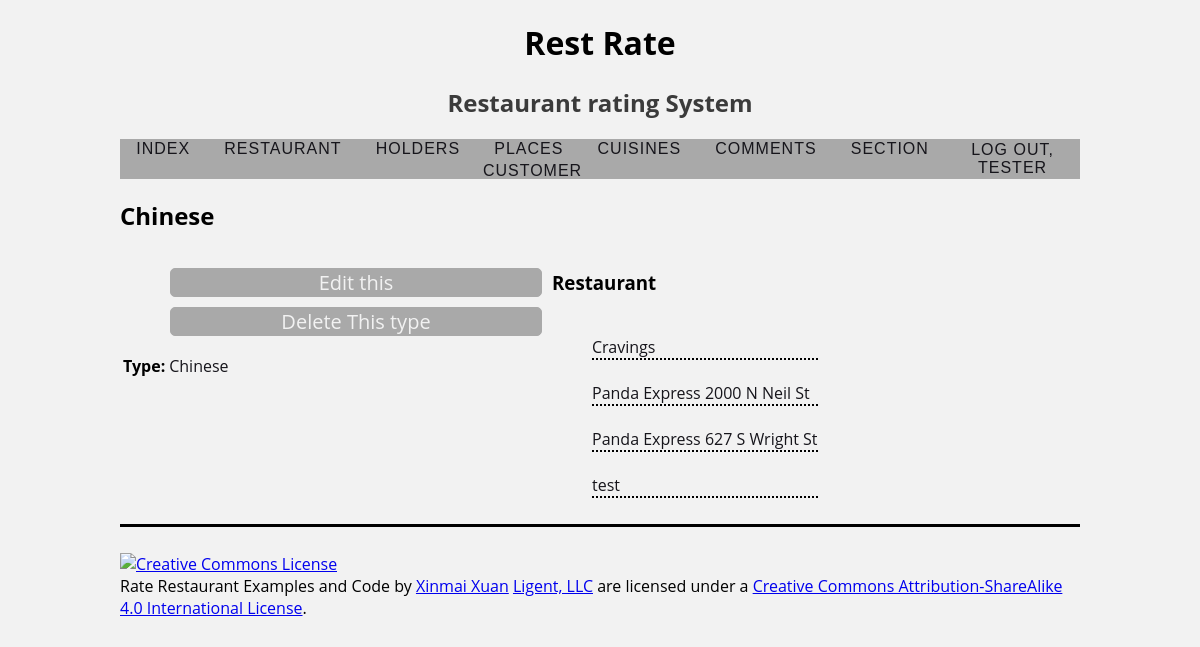
Screenshot of /type/5 (signed in) with the database file from the repository.
### rateinfo/models.py (models this page shows, shortened)
class Type(models.Model):
    type_id = models.AutoField(primary_key=True)
    type_name = models.CharField(max_length=45, unique=True)
    def __str__(self):
        return f'{self.type_name}'
    def get_update_url(self):
        return reverse('rateinfo_type_update_urlpattern',
                       kwargs={'pk': self.pk}
                       )
    def get_delete_url(self):
        return reverse('rateinfo_type_delete_urlpattern',
                       kwargs={'pk': self.pk}
                       )
    class Meta:
        ordering = ['type_name']

class Restaurant(models.Model):
    restaurant_id = models.AutoField(primary_key=True)
    restaurant_name = models.CharField(max_length=127)
    restaurant_place_id = models.ForeignKey(Place, related_name='restaurants', on_delete=models.PROTECT)
    restaurant_holder_id = models.ForeignKey(Holder, related_name='restaurants', on_delete=models.PROTECT)
    restaurant_type = models.ForeignKey(Type, related_name='restaurants', on_delete=models.PROTECT)
    def get_absolute_url(self):
        return reverse('rateinfo_restaurant_detail_urlpattern',
                       kwargs={'pk': self.pk}
                       )
    class Meta:
        ordering = ['restaurant_name', 'restaurant_holder_id']

### rateinfo/views.py (the view)
class TypeDetail(LoginRequiredMixin, PermissionRequiredMixin, DetailView):
    model = Type
    permission_required = 'rateinfo.view_type'
    def get_context_data(self, **kwargs):
        context = super(DetailView, self).get_context_data(**kwargs)
        type = self.get_object()
        restaurant_list = type.restaurants.all()
        context['restaurant_list'] = restaurant_list
        return context

### rateinfo/templates/rateinfo/type_detail.html (shortened to what this page needs)
{% extends 'rateinfo/base.html' %}
{% load static %}
{% block head %}
    <link rel="stylesheet" type="text/css"
          href="{% static 'rateinfo/details.css' %}">
    {% endblock %}
{% block content %}
    <h2>{{ type }}</h2>
    <div class="detail-container">
    <div class="detail-info">
    <ul class="detail-edit">
    {% if perms.rateinfo.change_type %}
        <li>
            <a href = "{{ type.get_update_url }}">Edit this</a>
        </li>
        {% endif %}
    {% if perms.rateinfo.delete_type %}
        <li>
            <a href = "{{ type.get_delete_url }}">Delete This type</a>
        </li>
    {% endif %}
    </ul>
    <section>
        <table class="detail-table">
            <tr>
                <th>Type:</th>
                <td><a href="">{{ type.type_name }}</a></td>
            </tr>
        </table>
    </section>
</div>
<div class="detail-full">
    <section>
        <h3>Restaurant</h3>
        <ul>
            {% for restaurant in restaurant_list %}
            <div class="detail-full-list">
                <br />
                <li>
                    <a href="{{ restaurant.get_absolute_url }}">{{ restaurant.restaurant_name }}</a>
                </li>
            </div>
            {% empty %}
                <li><em>There are currently no section for this course.</em></li>
            {% endfor %}
        </ul>
    </section>
    </div>
    </div>
{% endblock %}

### rateinfo/templates/rateinfo/base.html (shortened to what this page needs)
{% load static %}
<!DOCTYPE html>
<html lang="en">
<head>
    <link rel="stylesheet" type="text/css"
          href="{% static 'rateinfo/style.css' %}">
    {% block head %}{% endblock %}
</head>
<body>
<div>
    <header>
        <h1>Rest Rate</h1>
        <h2>Restaurant rating System</h2>
    </header>
<div class="menu_row">
    <nav>
                <a href="{% url 'index_urlpattern' %}">
                    Index</a>
                <a href="{% url 'rateinfo_restaurant_list_urlpattern' %}">
                    Restaurant</a>
                <a href="{% url 'rateinfo_holder_list_urlpattern' %}">
                    Holders</a>
                <a href="{% url 'rateinfo_place_list_urlpattern' %}">
                    Places</a>
                <a href="{% url 'rateinfo_type_list_urlpattern' %}">
                    Cuisines</a>
                <a href="{% url 'rateinfo_comment_list_urlpattern' %}">
                    Comments</a>
                <a href="{% url 'rateinfo_section_list_urlpattern' %}">
                    Section</a>
            {% if perms.rateinfo.view_customer %}
                <a href="{% url 'rateinfo_customer_list_urlpattern' %}">
                    Customer</a>
            {% endif %}
    </nav>
    <div class="status_row">
        <div class="offset-by-eight four columns">
                {% if user.is_authenticated %}
                        <a href="{% url 'logout_urlpattern' %}">
                        Log Out, {{ user.get_username }}</a>
                {% endif %}
        </div>
    </div>
</div>
    <main>
        {% block content %}{% endblock %}
    </main>
</div>
<footer>
    <p>
        <a rel="license" href="http://creativecommons.org/licenses/by-sa/4.0/">
            <img alt="Creative Commons License" style="border-width:0"
                 src="https://i.creativecommons.org/l/by-sa/4.0/88x31.png"/>
        </a><br/><span xmlns:dct="http://purl.org/dc/terms/" property="dct:title">Rate Restaurant Examples and Code</span>
        by
        <a xmlns:cc="https://www.linkedin.com/in/xinmai-xuan-12a091183/" href="https://www.linkedin.com/in/xinmai-xuan-12a091183/" property="cc:attributionName"
           rel="cc:attributionURL">Xinmai Xuan</a>
        <a xmlns:cc="http://creativecommons.org/ns#" href="https://www.ligent.net" property="cc:attributionName"
           rel="cc:attributionURL">Ligent, LLC</a> are licensed under a
        <a rel="license" href="http://creativecommons.org/licenses/by-sa/4.0/">Creative Commons Attribution-ShareAlike
            4.0 International License</a>.
    </p>
</footer>
</body>
</html>

### static/rateinfo/style.css (style rules this page uses)
body { width: auto; margin-left: 10%; margin-right: 10%; background: #f2f2f2; font-family: 'Open Sans', sans-serif; }
body>div>header { text-align: center; }
body>div>header>h2 { color: rgba(31,31,31,0.87) }
nav { width: 100%; position: center; top:50px; text-align:center; }
nav>a { font-family: 'Oswald', sans-serif; font-weight:500; text-transform:uppercase; text-decoration:none; color:#16151b; margin:0 15px; font-size:16px; letter-spacing:1px; position:relative; display:inline-block; }
nav>a:before { content:''; position: absolute; width: 100%; height: 3px; background:#16151b; top:47%; animation:out 0.2s cubic-bezier(1, 0, 0.58, 0.97) 1 both; }
.menu_row { background-color: darkgrey; height: 40px; display: flex; align-items: center; justify-content: center; }
.status_row { float: right; position: relative; font-family: 'Oswald', sans-serif; font-weight: 500; text-transform: uppercase; text-decoration: none; color: #16151b; letter-spacing: 1px; display: inline-block; }
.offset-by-eight>a { color: #16151b; text-decoration: none; text-align: center; float: right; }
footer { border-top: solid; padding-top: 10px; margin-top: 10px; }

### static/rateinfo/details.css (style rules this page uses)
.detail-container { display: flex; }
.detail-info { vertical-align: top; position: relative; display: inline-block; width: 45%; }
.detail-edit li { list-style: none; width: auto; height: auto; border: 1px solid #A9A9A9; background: #A9A9A9; text-align: center; color: #fff; border-radius: 5px; cursor: pointer; font-size: 20px; margin: 10px; }
.detail-edit li a { text-decoration: none; color: #f2f2f2; }
.detail-table { text-align: left; }
.detail-full-list { border-bottom: black 2pt dotted; }
.detail-full-list li { list-style: none; }
.detail-full-list li a { text-decoration: none; color: #16151b; }
.detail-table tr td a { text-decoration: none; color: #16151b; }

### rows the page displays
Type: type_name "Chinese"
Restaurant: restaurant_name "Cravings"
Restaurant: restaurant_name "Panda Express 2000 N Neil St"
Restaurant: restaurant_name "Panda Express 627 S Wright St"
Restaurant: restaurant_name "test"

### other values shown
{{ user.get_username }} "TESTER"
